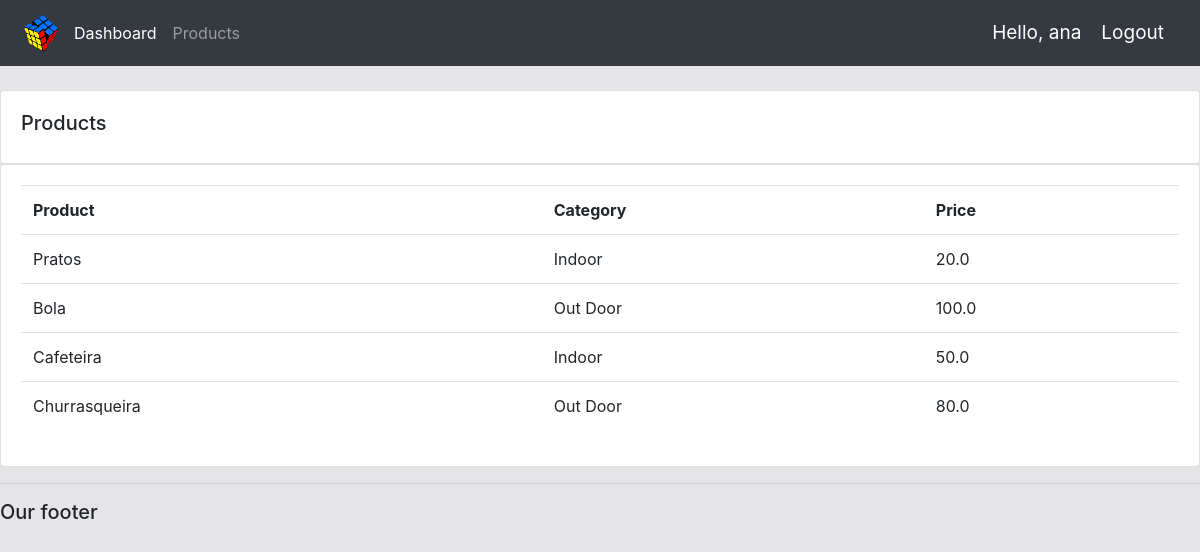
Screenshot of /products/ (signed in) with the database file from the repository.
### accounts/models.py (models this page shows, shortened)
class Product(models.Model):
	CATEGORY = (
			('Indoor', 'Indoor'),
			('Out Door', 'Out Door'),
			)
	name = models.CharField(max_length=200, null=True)
	price = models.FloatField(null=True)
	category = models.CharField(max_length=200, null=True, choices=CATEGORY)
	description = models.CharField(max_length=200, null=True, blank=True)
	date_created = models.DateTimeField(auto_now_add=True, null=True)
	tags = models.ManyToManyField(Tag)

### accounts/decorators.py (the view)
		def wrapper_func(request, *args, **kwargs):
			group = None
			if request.user.groups.exists():
				group = request.user.groups.all()[0].name
			if group in allowed_roles:
				return view_func(request, *args, **kwargs)
			else:
				return HttpResponse('You are not authorized to view this page')

### accounts/views.py (called while the page is built)
@login_required(login_url='login')
@allowed_users(allowed_roles=['admin'])
def products(request):
	products = Product.objects.all()
	return render(request, 'accounts/products.html', {'products':products})

### accounts/templates/accounts/products.html
{%  extends 'accounts/main.html' %}
{% block content %}
<br>
<div class="row">
    <div class="col-md">
        <div class="card card-body">
            <h5>Products</h5>
        </div>
        <div class="card card-body">
            <table class="table">
                <tr>
                    <th>Product</th>
                    <th>Category</th>
                    <th>Price</th>
                </tr>
                {% for i in products %}
                    <tr>
                        <td>{{i.name}}</td>
                        <td>{{i.category}}</td>
                        <td>{{i.price}}</td>
                    </tr>
                {% endfor %}
            </table>
        </div>
    </div>
</div>
{% endblock %}

### accounts/templates/accounts/navbar.html (shortened to what this page needs)
{% load static %}
<nav class="navbar navbar-expand-lg navbar-dark bg-dark">
  <img style="width: 50px;" src="{% static 'images/logocubo.png' %}">
  <div class="collapse navbar-collapse" id="navbarNav">
    <ul class="navbar-nav">
      {% if request.user.is_staff %}
      <li class="nav-item active">
        <a class="nav-link" href="{% url 'home' %}">Dashboard</a>
      </li>
      <li class="nav-item">
        <a class="nav-link" href="{% url 'products' %}">Products</a>
      </li>
      {% else %}
       <li class="nav-item">
        <a class="nav-link" href="{% url 'account' %}">Settings</a>
      </li>
      {% endif %}
    </ul>
  </div>
  <span class="hello-msg">Hello, {{request.user}}</span>
  <span ><a  class="hello-msg" href="{% url 'logout' %}">Logout</a></span>
</nav>

### static/css/main.css (style rules this page uses)
body { background-color: rgb(229, 228, 230); }

### accounts/templates/accounts/navbar.html (style rules this page uses)
.hello-msg { font-size: 19px; color: #fff; margin-right: 20px; }

### rows the page displays
Product: name "Pratos", category "Indoor", price "20.0"
Product: name "Bola", category "Out Door", price "100.0"
Product: name "Cafeteira", category "Indoor", price "50.0"
Product: name "Churrasqueira", category "Out Door", price "80.0"

### other values shown
{{ request.user }} "ana"
